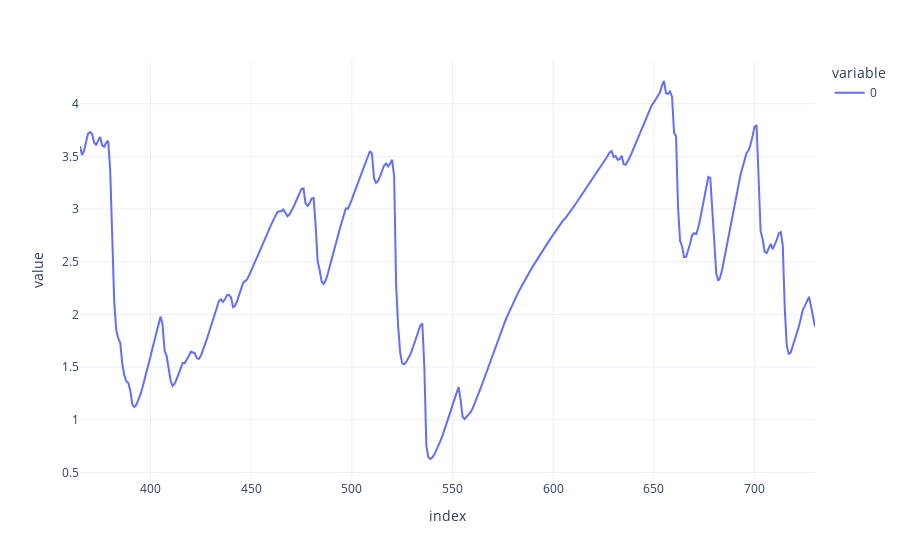

The cell this chart's notebook holds for it:
### Code cell
total_reservatorio_decaido[365:].plot()

### Figure 1 — Plotly figure (JSON) as saved in the notebook; plotly's stock layout.template omitted (floating-point values rounded to 4 significant figures; data arrays with more than 128 entries replaced by an {"elided": "..."} marker saying what was removed)
{"data": [{"hovertemplate": "variable=0<br>index=%{x}<br>value=%{y}<extra></extra>", "legendgroup": "0", "line": {"color": "#636efa", "dash": "solid"}, "marker": {"symbol": "circle"}, "mode": "lines", "name": "0", "orientation": "v", "showlegend": true, "type": "scatter", "x": {"elided": "366 int values"}, "xaxis": "x", "y": {"elided": "366 float values"}, "yaxis": "y"}], "layout": {"legend": {"title": {"text": "variable"}, "tracegroupgap": 0}, "margin": {"t": 60}, "xaxis": {"anchor": "y", "domain": [0, 1], "title": {"text": "index"}}, "yaxis": {"anchor": "x", "domain": [0, 1], "title": {"text": "value"}}}}
